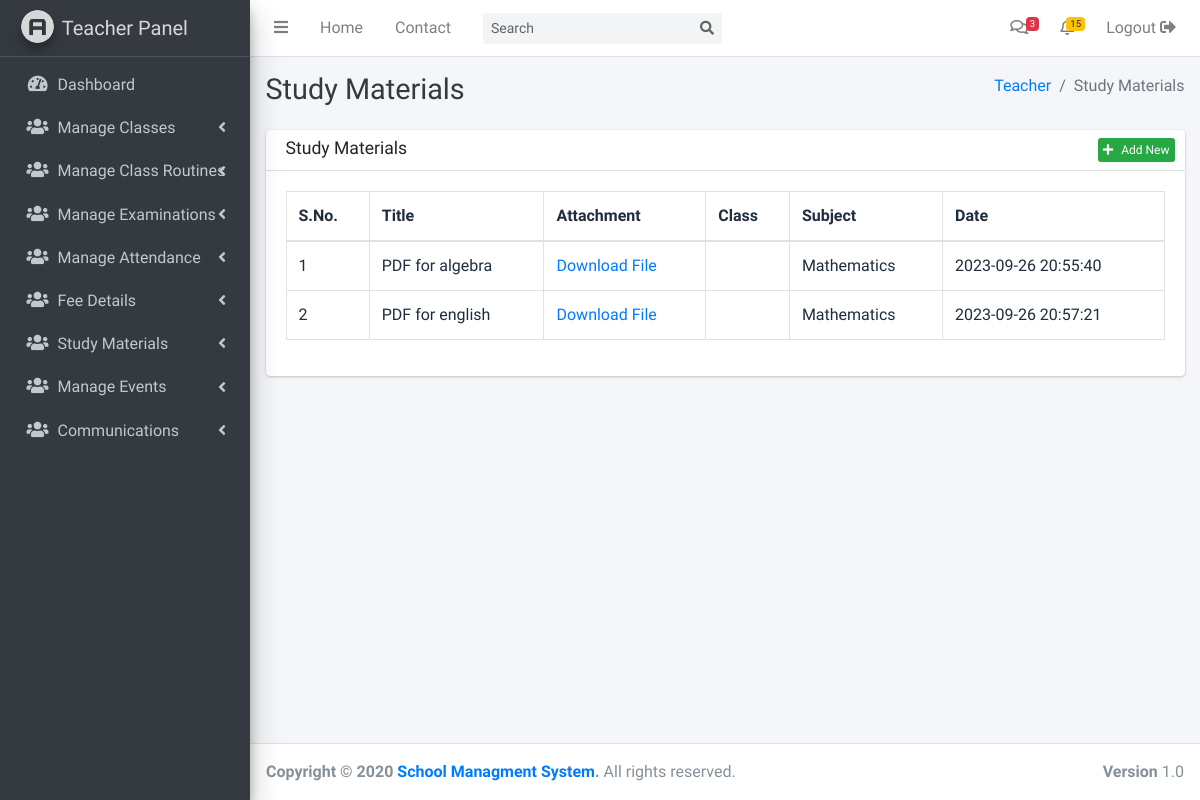
Screenshot of /teacher/study-materials.php (signed in) with the database file from the repository.
### tables this page shows
CREATE TABLE `posts` (
  `id` int NOT NULL AUTO_INCREMENT,
  `author` int NOT NULL DEFAULT '1',
  `title` text NOT NULL,
  `description` text NOT NULL,
  `type` varchar(100) NOT NULL,
  `publish_date` timestamp NOT NULL DEFAULT CURRENT_TIMESTAMP ON UPDATE CURRENT_TIMESTAMP,
  `modified_date` timestamp NOT NULL DEFAULT '0000-00-00 00:00:00' ON UPDATE CURRENT_TIMESTAMP,
  `status` varchar(50) NOT NULL,
  `parent` int NOT NULL,
  PRIMARY KEY (`id`)
);

### includes/functions.php (called while the page is built, shortened)
<?php
function get_post(array $args = [])
{
    global $db_conn;
    if(!empty($args))
    {
        $condition = "WHERE 0 ";
        foreach($args as $k => $v)
        {
            $v = (string)$v;
            $condition_ar[] = "$k = '$v'";
        }
        if ($condition_ar > 0) {
            $condition = "WHERE " . implode(" AND ", $condition_ar);
        }
    };
    $sql = "SELECT * FROM posts $condition";
    $query = mysqli_query($db_conn,$sql);
    return mysqli_fetch_object($query);
}
function get_metadata($item_id,$meta_key='',$type ='object')
{
    global $db_conn;
    $query = mysqli_query($db_conn,"SELECT * FROM metadata WHERE item_id = $item_id");
    if(!empty($meta_key))
    {
        $query = mysqli_query($db_conn,"SELECT * FROM metadata WHERE item_id = $item_id AND meta_key = '$meta_key'");
    }
    return data_output($query , $type);
}
function data_output($query , $type ='object')
{
    $output = array();
    if($type == 'object')
    {
        while ($result = mysqli_fetch_object($query)) {
            $output[] = $result;
        }
    }
    else
    {
        while ($result = mysqli_fetch_assoc($query)) {
            $output[] = $result;
        }
    }
    return $output;
}
?>

### teacher/study-materials.php (the view, shortened to what this page needs)
<?php include('../includes/config.php') ?>
<?php include('header.php') ?>
<?php include('sidebar.php') ?>
<div class="content-header">
    <div class="container-fluid">
        <div class="row mb-2">
            <div class="col-sm-6">
                <h1 class="m-0 text-dark">Study Materials</h1>
            </div>
            <div class="col-sm-6">
                <ol class="breadcrumb float-sm-right">
                    <li class="breadcrumb-item"><a href="#">Teacher</a></li>
                    <li class="breadcrumb-item active">Study Materials</li>
                </ol>
            </div>
        </div>
    </div>
</div>
<section class="content">
    <div class="container-fluid">
        <?php if(isset($_GET['action']) && $_GET['action'] == 'add-new') {
             $classes = get_posts([
                'type' => 'class',
                'status' => 'publish'
            ]);
            $subjects = get_posts([
                'type' => 'subject',
                'status' => 'publish'
            ]);
        ?>
        <div class="card">
            <div class="card-header py-2">
                <h3 class="card-title">
                    Add New Study-Material
                </h3>
            </div>
            <div class="card-body">
                <form action="" method="POST" enctype="multipart/form-data">
                    <div class="form-group">
                        <label for="name">Title</label>
                        <input type="text" name="title" placeholder="enter the title" class="form-control">
                    </div>
                    <div class="form-group">
                        <label for="name">Description</label>
                        <textarea name="description" id="description" cols="30" rows="10" class="form-control">Description</textarea>
                    </div>
                    <div class="form-group">
                        <label for="name">Select Class</label>
                        <select required name="class" class="form-control" id="class">
                            <option value="">Select Class</option>
                            <?php
                            foreach ($classes as $key => $class) {
                                echo '<option value="' . $class->id . '">' . $class->title . '</option>';
                            }
                            ?>
                        </select>
                    </div>
                    <div class="form-group">
                        <label for="category">Select Your Subject</label>
                        <select required name="subject" class="form-control" id="subject">
                            <option value="">Select Your Subject</option>
                            <?php
                            foreach ($subjects as $key => $subject) {
                                echo '<option value="' . $subject->id . '">' . $subject->title . '</option>';
                            }
                            ?>
                        </select>
                    </div>
                    <div class="form-group">
                        <input type="file" name="attachment" id="attachment" required>
                    </div>
                    <button name="submit" class="btn btn-success">
                        Submit
                    </button>
                </form>
            </div>
        </div>
        <?php }else{?>
        <div class="card">
          <div class="card-header py-2">
            <h3 class="card-title">
              Study Materials
            </h3>
            <div class="card-tools">
              <a href="?action=add-new" class="btn btn-success btn-xs"><i class="fa fa-plus mr-2"></i>Add New</a>
            </div>
          </div>
          <div class="card-body">
            <div class="table-responsive bg-white">
              <table class="table table-bordered">
                <thead>
                  <tr>
                    <th>S.No.</th>
                    <th>Title</th>
                    <th>Attachment</th>
                    <th>Class</th>
                    <th>Subject</th>
                    <th>Date</th>
                  </tr>
                </thead>
                <tbody>
                      <?php
                      $count = 1;
                      $query = mysqli_query($db_conn, "SELECT * FROM `posts` WHERE `type` = 'study-material' AND author = 1");
                      while ($att = mysqli_fetch_object($query)) {
                          $class_id = get_metadata($att->id, 'class')[0]->meta_value;
                          $class = get_post(['id' => $class_id]);
                          $subject_id = get_metadata($att->id, 'subject')[0]->meta_value;
                          $subject = get_post(['id' => $subject_id]);
                          $file_attachment = get_metadata($att->id, 'file_attachment')[0]->meta_value;
                          ?>
                      <tr>
                          <td><?=$count++?></td>
                          <td><?=$att->title?></td>
                          <td><a href="<?="../dist/uploads/".$file_attachment; ?>">Download File</a></td>
                          <td><?=$class->title?></td>
                          <td><?=$subject->title?></td>
                          <td><?=$att->publish_date?></td>
                      </tr>
                      <?php } ?>
              </table>
            </div>
          </div>
        </div>
        <?php } ?>
    </div>
</section>
<?php include('footer.php') ?>

### rows the page displays
posts: title "PDF for algebra", posts.title "Mathematics", publish_date "2023-09-26 20:55:40"
posts: title "PDF for english", posts.title "Mathematics", publish_date "2023-09-26 20:57:21"
